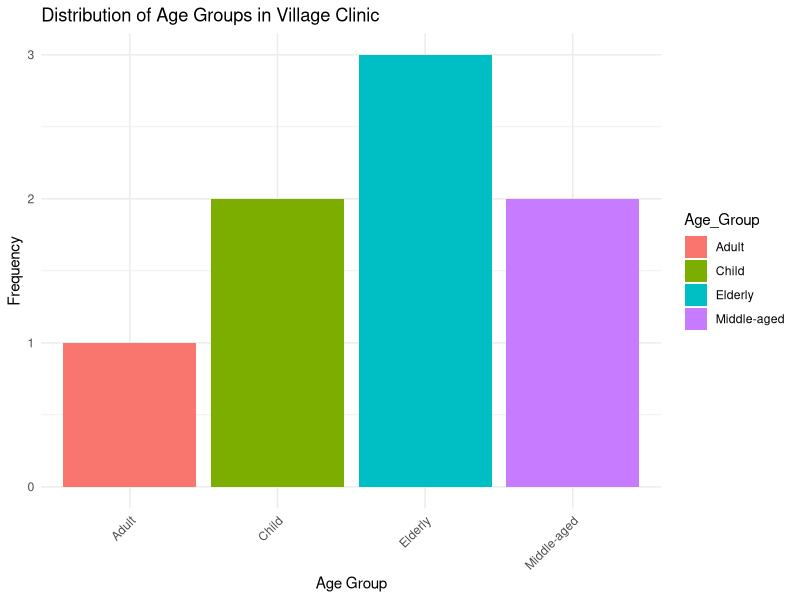
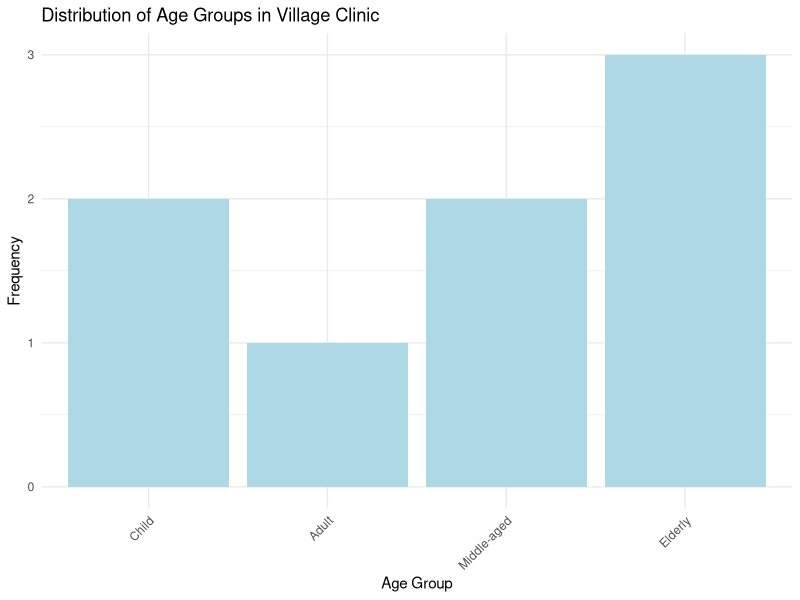

Write R code to recreate these figures, in order.
## ---- chunk 1
# Load required libraries
library(readr)
library(ggplot2)

# Read the CSV file
data <- read_csv("village_clinic_patient_data.csv")

# Create a frequency table of Age Groups
age_group_freq <- table(data$`Age Group`)

# Convert the frequency table to a data frame
age_group_df <- as.data.frame(age_group_freq)
colnames(age_group_df) <- c("Age_Group", "Frequency")

# Create the bar chart
ggplot(age_group_df, aes(x = Age_Group, y = Frequency, fill = Age_Group)) +
  geom_bar(stat = "identity") +
  theme_minimal() +
  labs(title = "Distribution of Age Groups in Village Clinic",
       x = "Age Group",
       y = "Frequency") +
  theme(axis.text.x = element_text(angle = 45, hjust = 1))

# Save the plot (optional)
# ggsave("age_group_distribution.png", width = 8, height = 6)
## ---- chunk 2
# Load required libraries
library(readr)
library(ggplot2)

# Read the CSV file
data <- read_csv("village_clinic_patient_data.csv")

# Create a frequency table of Age Groups
age_group_freq <- table(data$`Age Group`)

# Convert the frequency table to a data frame
age_group_df <- as.data.frame(age_group_freq)
colnames(age_group_df) <- c("Age_Group", "Frequency")

# Define the desired order of age groups
age_group_order <- c("Child", "Adult", "Middle-aged", "Elderly")

# Convert Age_Group to a factor with the specified order
age_group_df$Age_Group <- factor(age_group_df$Age_Group, levels = age_group_order)

# Create the bar chart
ggplot(age_group_df, aes(x = Age_Group, y = Frequency)) +
  geom_bar(stat = "identity", fill = "lightblue") +
  theme_minimal() +
  labs(title = "Distribution of Age Groups in Village Clinic",
       x = "Age Group",
       y = "Frequency") +
  theme(axis.text.x = element_text(angle = 45, hjust = 1)) +
  scale_x_discrete(limits = age_group_order)

# Save the plot (optional)
# ggsave("age_group_distribution.png", width = 8, height = 6)
